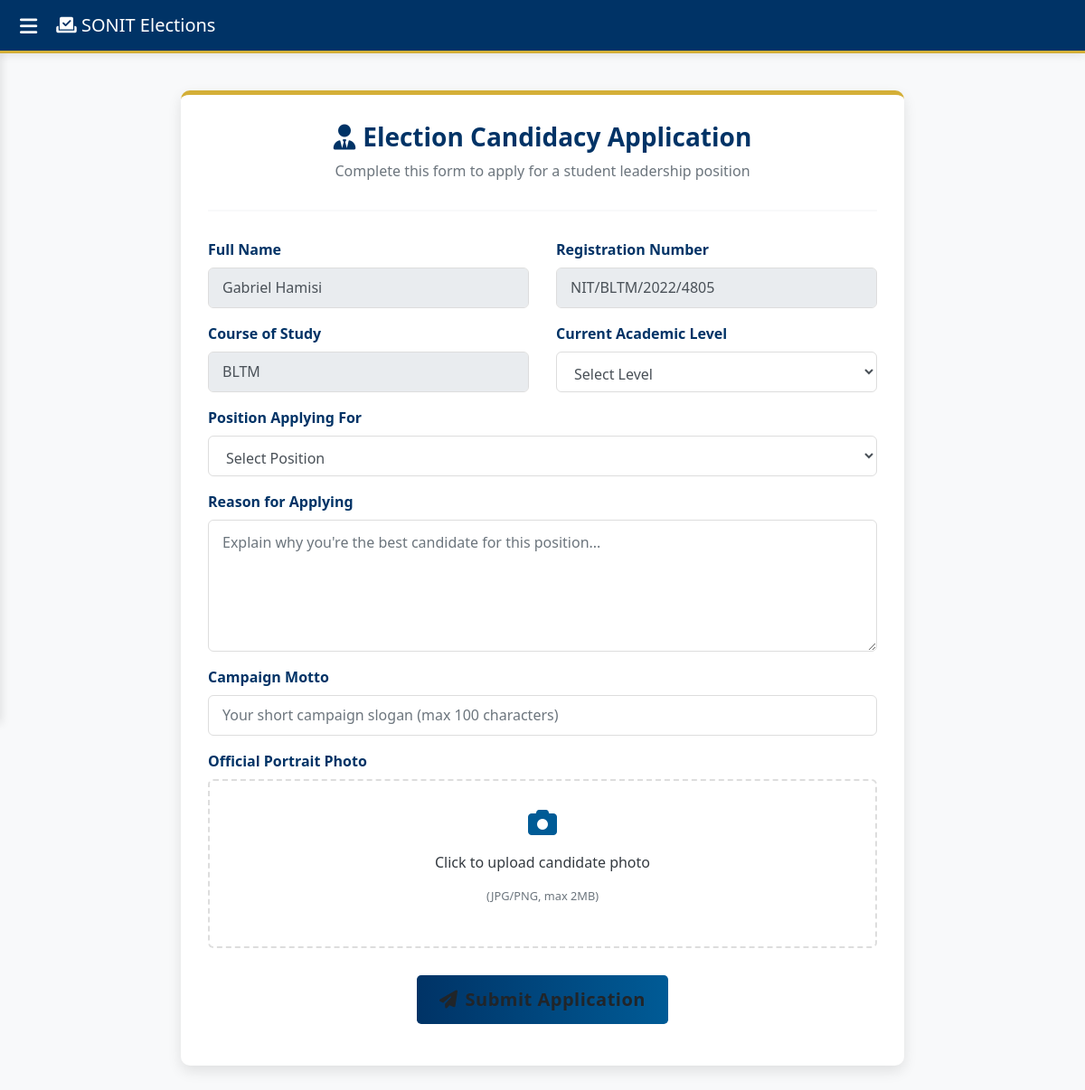
Page /apply.php (signed in) on the committed database.
### tables this page shows
CREATE TABLE `students` (
  `first_name` varchar(50) DEFAULT NULL,
  `second_name` varchar(50) DEFAULT NULL,
  `last_name` varchar(50) DEFAULT NULL,
  `password` varchar(50) DEFAULT NULL,
  `course` varchar(50) DEFAULT NULL,
  `year_joined` int(11) DEFAULT NULL,
  `unique_no` int(11) NOT NULL,
  `reg_no` varchar(50) NOT NULL,
  `id` int(11) NOT NULL,
  `level` int(11) NOT NULL,
  `profile_pic` varchar(255) NOT NULL,
  `reference` varchar(255) NOT NULL,
  `email` varchar(255) NOT NULL,
  `phone` int(12) NOT NULL,
  `department` varchar(255) NOT NULL
);

### apply.php (the view, shortened to what this page needs)
<?php
$conn = new mysqli("localhost", "root", "", "studentsportal");
$user_id = $_SESSION['user_id'];
$studentQuery = "SELECT first_name, last_name, reg_no, course, level FROM students WHERE id = '$user_id'";
$studentResult = $conn->query($studentQuery);
$student = $studentResult->fetch_assoc();
?>
<!DOCTYPE html>
<html lang="en">
<head>
    <link href="https://stackpath.bootstrapcdn.com/bootstrap/4.5.2/css/bootstrap.min.css" rel="stylesheet">
    <link rel="stylesheet" href="https://cdnjs.cloudflare.com/ajax/libs/font-awesome/6.4.0/css/all.min.css">
</head>
<body>
    <nav class="navbar navbar-expand-lg navbar-dark fixed-top">
        <button class="toggle-btn" onclick="toggleSidebar()"><i class="fas fa-bars"></i></button>
        <a class="navbar-brand" href="#">
            <i class="fas fa-vote-yea"></i> SONIT Elections
        </a>
    </nav>
    <div class="content" id="content">
        <div class="application-card">
            <div class="form-header">
                <h3><i class="fas fa-user-tie mr-2"></i>Election Candidacy Application</h3>
                <p class="text-muted">Complete this form to apply for a student leadership position</p>
            </div>
            <form method="POST" enctype="multipart/form-data">
                <div class="row">
                    <div class="col-md-6">
                        <div class="form-group">
                            <label>Full Name</label>
                            <input type="text" class="form-control" value="<?= htmlspecialchars($student['first_name'] . " " . $student['last_name']); ?>" disabled>
                        </div>
                    </div>
                    <div class="col-md-6">
                        <div class="form-group">
                            <label>Registration Number</label>
                            <input type="text" class="form-control" value="<?= htmlspecialchars($student['reg_no']); ?>" disabled>
                        </div>
                    </div>
                </div>
                <div class="row">
                    <div class="col-md-6">
                        <div class="form-group">
                            <label>Course of Study</label>
                            <input type="text" class="form-control" value="<?= htmlspecialchars($student['course']); ?>" disabled>
                        </div>
                    </div>
                    <div class="col-md-6">
                        <div class="form-group">
                            <label>Current Academic Level</label>
                            <select name="level" class="form-control" required>
                                <option value="">Select Level</option>
                            </select>
                        </div>
                    </div>
                </div>
                <div class="form-group">
                    <label>Position Applying For</label>
                    <select name="position" class="form-control" required>
                        <option value="">Select Position</option>
                    </select>
                </div>
                <div class="form-group">
                    <label>Reason for Applying</label>
                    <textarea name="reason" class="form-control" rows="5" placeholder="Explain why you're the best candidate for this position..." required></textarea>
                </div>
                <div class="form-group">
                    <label>Campaign Motto</label>
                    <input type="text" name="motto" class="form-control" placeholder="Your short campaign slogan (max 100 characters)" maxlength="100" required>
                </div>
                <div class="form-group">
                    <label>Official Portrait Photo</label>
                    <div class="file-upload">
                        <div class="file-upload-btn">
                            <i class="fas fa-camera fa-2x mb-3" style="color: var(--secondary-blue);"></i>
                            <p>Click to upload candidate photo</p>
                            <p class="small text-muted">(JPG/PNG, max 2MB)</p>
                        </div>
                    </div>
                </div>
                <div class="form-group text-center mt-4">
                    <button type="submit" class="btn btn-submit btn-lg">
                        <i class="fas fa-paper-plane mr-2"></i>Submit Application
                    </button>
                </div>
            </form>
        </div>
    </div>
</body>
</html>

### apply.php (style rules this page uses)
:root { --primary-blue: #003366; --secondary-blue: #005b96; --accent-gold: #d4af37; --light-gray: #f8f9fa; --dark-gray: #343a40; }
body { background-color: var(--light-gray); color: var(--dark-gray); padding-top: 70px; font-family: 'Segoe UI', Tahoma, Geneva, Verdana, sans-serif; }
.navbar { background-color: var(--primary-blue); box-shadow: 0 2px 10px rgba(0, 0, 0, 0.1); border-bottom: 3px solid var(--accent-gold); }
.content { margin-left: 0; transition: margin-left 0.3s; padding: 30px; }
.toggle-btn { background: transparent; border: none; color: white; font-size: 22px; cursor: pointer; margin-right: 15px; }
.application-card { background: white; border-radius: 10px; box-shadow: 0 6px 15px rgba(0, 0, 0, 0.1); padding: 30px; max-width: 800px; margin: 0 auto; border-top: 5px solid var(--accent-gold); }
.form-header { text-align: center; margin-bottom: 30px; padding-bottom: 15px; border-bottom: 2px solid var(--light-gray); }
.form-header h3 { color: var(--primary-blue); font-weight: 700; }
.form-group label { font-weight: 600; color: var(--primary-blue); margin-bottom: 8px; }
.form-control, .form-control:disabled { border-radius: 6px; padding: 12px 15px; min-height: 45px; line-height: 1.5; border: 1px solid #ddd; transition: all 0.3s; }
.btn-submit { background: linear-gradient(to right, var(--primary-blue), var(--secondary-blue)); border: none; padding: 12px 25px; font-weight: 600; letter-spacing: 0.5px; transition: all 0.3s; }
.file-upload { position: relative; overflow: hidden; display: inline-block; width: 100%; }
.file-upload-btn { border: 2px dashed #ddd; border-radius: 6px; padding: 30px; text-align: center; cursor: pointer; transition: all 0.3s; width: 100%; }

### rows in the picture
students: first_name+last_name "Gabriel Hamisi", reg_no "NIT/BLTM/2022/4805", course "BLTM"
